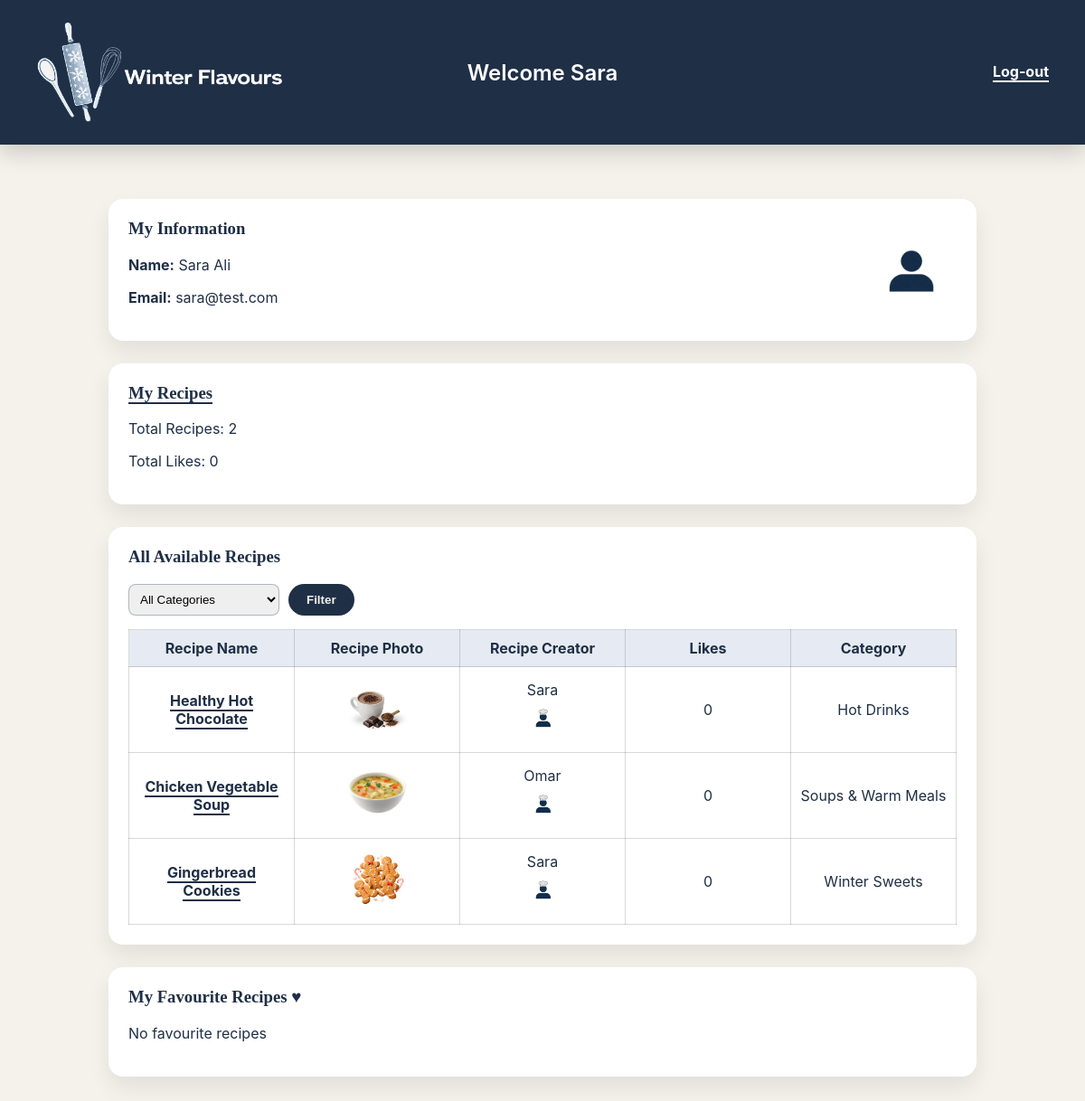
Page /Userpage.php (signed in) on the committed database.
### tables this page shows
CREATE TABLE `User` (
  `id` int NOT NULL,
  `userType` varchar(10) NOT NULL,
  `firstName` varchar(50) NOT NULL,
  `lastName` varchar(50) NOT NULL,
  `emailAddress` varchar(100) NOT NULL,
  `password` varchar(255) NOT NULL,
  `photoFileName` varchar(255) DEFAULT 'default.png'
);

CREATE TABLE `Recipe` (
  `id` int NOT NULL,
  `userID` int NOT NULL,
  `categoryID` int NOT NULL,
  `name` varchar(100) NOT NULL,
  `description` text NOT NULL,
  `photoFileName` varchar(255) NOT NULL,
  `videoFilePath` varchar(255) DEFAULT NULL
);

CREATE TABLE `RecipeCategory` (
  `id` int NOT NULL,
  `categoryName` varchar(50) NOT NULL
);

### Userpage.php (the view, shortened to what this page needs)
<?php
include("db.php");
$user_id = $_SESSION['userID'];
$user_sql = "SELECT * FROM User WHERE id='$user_id'";
$user_result = mysqli_query($conn, $user_sql);
$user = mysqli_fetch_assoc($user_result);
$count_sql = "SELECT COUNT(*) AS totalRecipes FROM Recipe WHERE userID='$user_id'";
$count_result = mysqli_query($conn,$count_sql);
$count = mysqli_fetch_assoc($count_result);
$likes_sql = "SELECT COUNT(*) AS totalLikes
FROM Likes
JOIN Recipe ON Likes.recipeID = Recipe.id
WHERE Recipe.userID='$user_id'";
$likes_result = mysqli_query($conn,$likes_sql);
$likes = mysqli_fetch_assoc($likes_result);
if($_SERVER['REQUEST_METHOD'] == "POST" && !empty($_POST['category'])){
    $cat = mysqli_real_escape_string($conn, $_POST['category']);
    $recipes_sql = "SELECT Recipe.*, User.firstName, User.photoFileName AS userPhoto,
    RecipeCategory.categoryName,
    COUNT(Likes.recipeID) AS likes
    FROM Recipe
    JOIN User ON Recipe.userID = User.id
    JOIN RecipeCategory ON Recipe.categoryID = RecipeCategory.id
    LEFT JOIN Likes ON Recipe.id = Likes.recipeID
    WHERE RecipeCategory.categoryName='$cat'
    GROUP BY Recipe.id";
}else{
    $recipes_sql = "SELECT Recipe.*, User.firstName, User.photoFileName AS userPhoto,
    RecipeCategory.categoryName,
    COUNT(Likes.recipeID) AS likes
    FROM Recipe
    JOIN User ON Recipe.userID = User.id
    JOIN RecipeCategory ON Recipe.categoryID = RecipeCategory.id
    LEFT JOIN Likes ON Recipe.id = Likes.recipeID
    GROUP BY Recipe.id";
}
$recipes_result = mysqli_query($conn,$recipes_sql);
$fav_sql = "SELECT Recipe.*
FROM Favourites
JOIN Recipe ON Favourites.recipeID = Recipe.id
WHERE Favourites.userID='$user_id'";
$fav_result = mysqli_query($conn,$fav_sql);
?>
<!DOCTYPE html>
<html lang="en">
<head>
<link rel="stylesheet" href="style.css">
</head>
<body>
<header class="wf-header">
  <div class="wf-header-inner">
    <div class="logo-box">
      <img src="images/logo.png" id="Logo">
    </div>
    <div class="header-center">
      <h2 class="welcome-text">
        Welcome <span class="username"><?php echo $user['firstName']; ?></span>
      </h2>
    </div>
    <a href="logout.php" class="logout">Log-out</a>
  </div>
</header>
<main class="user-page">
<section class="box info-box">
  <div>
    <h3>My Information</h3>
    <p><strong>Name:</strong>
      <?php echo $user['firstName']." ".$user['lastName']; ?>
    </p>
    <p><strong>Email:</strong>
      <?php echo $user['emailAddress']; ?>
    </p>
  </div>
<?php
$photo = (!empty($user['photoFileName']) && $user['photoFileName'] != 'profile.png')
          ? $user['photoFileName']
          : 'comments.png';
?>
<img id="profileImage" src="images/<?php echo $photo; ?>" class="profile-photo" alt="User Photo">
</section>
<section class="box">
  <h3><a href="MyRecipes.php" class="link">My Recipes</a></h3>
  <p>Total Recipes: <?php echo $count['totalRecipes']; ?></p>
  <p>Total Likes: <?php echo $likes['totalLikes']; ?></p>
</section>
<section class="box">
  <h3>All Available Recipes</h3>
<form method="POST" class="filter">
  <select name="category">
    <option value="">All Categories</option>
  </select>
  <button class="filter-btn">Filter</button>
</form>
<?php if(mysqli_num_rows($recipes_result) == 0){ ?>
<p>No recipes found</p>
<?php } else { ?>
<table id="recipesTable">
<thead>
<tr>
<th>Recipe Name</th>
<th>Recipe Photo</th>
<th>Recipe Creator</th>
<th>Likes</th>
<th>Category</th>
</tr>
</thead>
<tbody>
<?php while($row = mysqli_fetch_assoc($recipes_result)){ ?>
<tr>
<td>
<a href="viewRecipe.php?id=<?php echo $row['id']; ?>" class="link">
<?php echo $row['name']; ?>
</a>
</td>
<td>
<img src="images/<?php echo $row['photoFileName']; ?>" class="recipe-photo">
</td>
<td>
<?php echo $row['firstName']; ?><br>
<?php
$profile = !empty($row['userPhoto']) ? $row['userPhoto'] : "comments.png";
?>
<img src="images/<?php echo $profile; ?>" class="profile-photo">
</td>
<td><?php echo $row['likes']; ?></td>
<td><?php echo $row['categoryName']; ?></td>
</tr>
<?php } ?>
</tbody>
</table>
<?php } ?>
</section>
<section class="box">
<h3>My Favourite Recipes ♥</h3>
<?php if(mysqli_num_rows($fav_result)==0){ ?>
<p>No favourite recipes</p>
<?php } ?>
</section>
</main>
</body>
</html>

### style.css (style rules this page uses)
.wf-header { background:#1f2f46; height:160px; display:flex; align-items:center; box-shadow:0 8px 24px rgba(0,0,0,.18); position:relative; }
.wf-header-inner { max-width:1200px; width:100%; margin:auto; padding:0 40px; display:flex; align-items:center; justify-content:space-between; }
#Logo { height:200%; width:auto; }
.logo-box { width:auto; height:56px; border-radius:14px; display:flex; align-items:center; justify-content:center; }
* { box-sizing: border-box; }
body { margin: 0; font-family: system-ui, -apple-system, "Segoe UI", Roboto, Arial, sans-serif; background-color: #3E2723; }
.link { color: #374254; font-weight: 700; text-decoration: underline; }
.link { font-weight: 700; color: #1f2f46; text-decoration: none; border-bottom: 2px solid #1f2f46; }
body { background: #f5f2ec; font-family: "Inter", sans-serif; color: #1f2f46; }
.user-page { max-width: 1000px; margin: 40px auto; padding: 20px; }
.box { background: #ffffff; border-radius: 16px; padding: 22px; margin-bottom: 25px; box-shadow: 0 12px 25px rgba(0,0,0,0.08); }
.box h3 { margin-top: 0; font-family: "Playfair Display", serif; }
.info-box { display: flex; justify-content: space-between; align-items: center; }
.info-box img { width: 100px; height: 100px; border-radius: 12px; object-fit: cover; }
.filter { display: flex; gap: 10px; margin-bottom: 15px; }
select { padding: 8px; border-radius: 8px; border: 1px solid rgba(31,47,70,0.3); }
.filter-btn { padding: 8px 20px; border-radius: 999px; border: none; background: #1f2f46; color: #f5f2ec; font-weight: 700; cursor: pointer; }
table { width: 100%; border-collapse: collapse; table-layout: fixed; }
th, td { border: 1px solid rgba(0,0,0,0.15); padding: 10px; text-align: center; word-wrap: break-word; }
th { background: #e6ebf3; }
.link { color: #1f2f46; font-weight: 700; text-decoration: none; border-bottom: 2px solid #1f2f46; }
.recipe-photo { width: 70px; height: 70px; object-fit: cover; border-radius: 10px; }
.profile-photo { width: 35px; height: 35px; border-radius: 50%; margin-top: 5px; object-fit: cover; }
.logout { font-weight: 700; text-decoration: none; color: #ffffff; border-bottom: 2px solid #ffffff; }
.header-center { position:absolute; left:50%; transform:translateX(-50%); }
.welcome-text { font-size:24px; font-weight:600; color:#ffffff; margin:0; }

### rows in the picture
user: firstName "Sara", lastName "Ali", emailAddress "sara@test.com"
recipe: name "Healthy Hot Chocolate", photoFileName (picture), userID.firstName "Sara", userID.photoFileName (placeholder picture), likes "0", categoryID.categoryName "Hot Drinks"
recipe: name "Chicken Vegetable Soup", photoFileName (picture), userID.firstName "Omar", userID.photoFileName (placeholder picture), likes "0", categoryID.categoryName "Soups & Warm Meals"
recipe: name "Gingerbread Cookies", photoFileName (picture), userID.firstName "Sara", userID.photoFileName (placeholder picture), likes "0", categoryID.categoryName "Winter Sweets"

### other values in the picture
$count['totalRecipes'] "2"
$likes['totalLikes'] "0"
